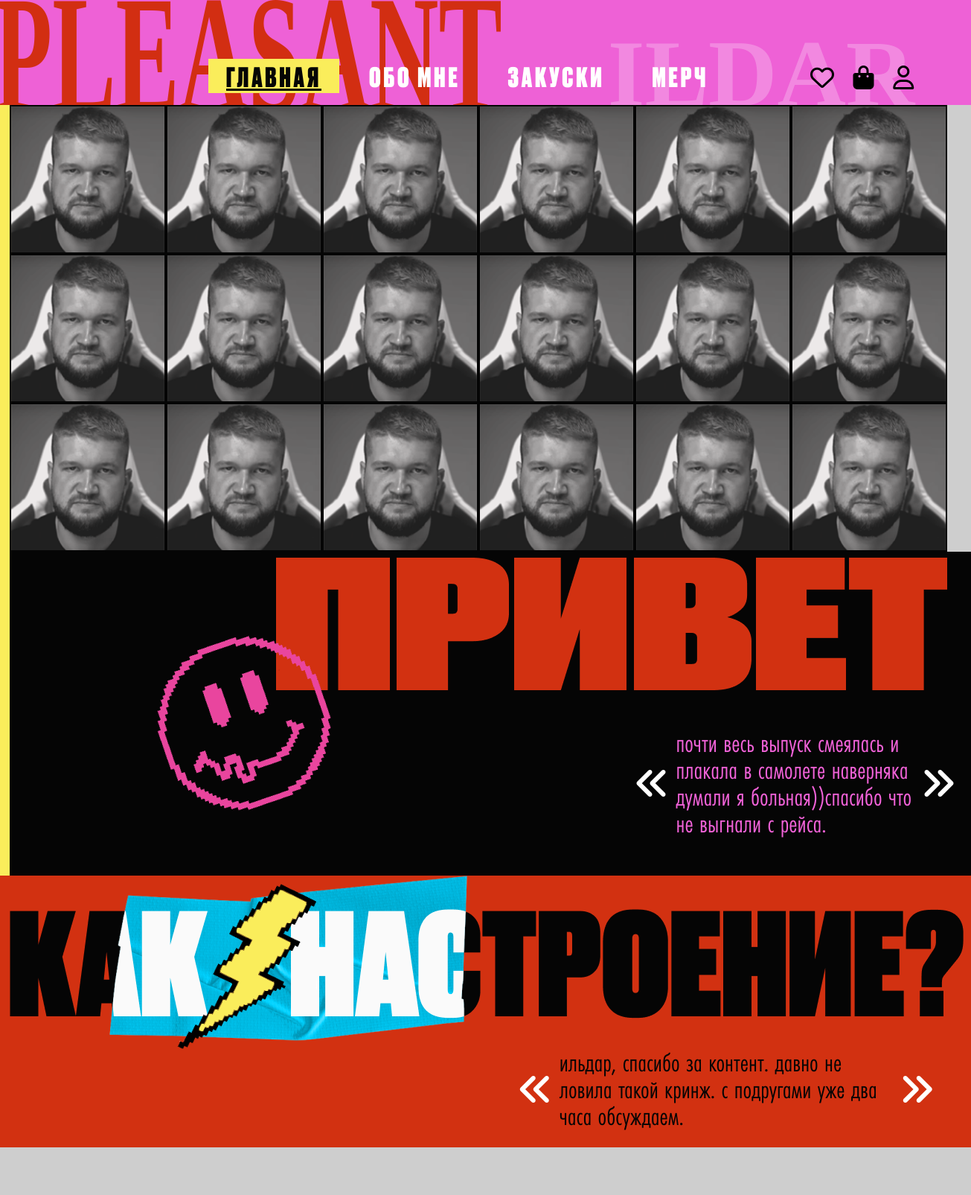
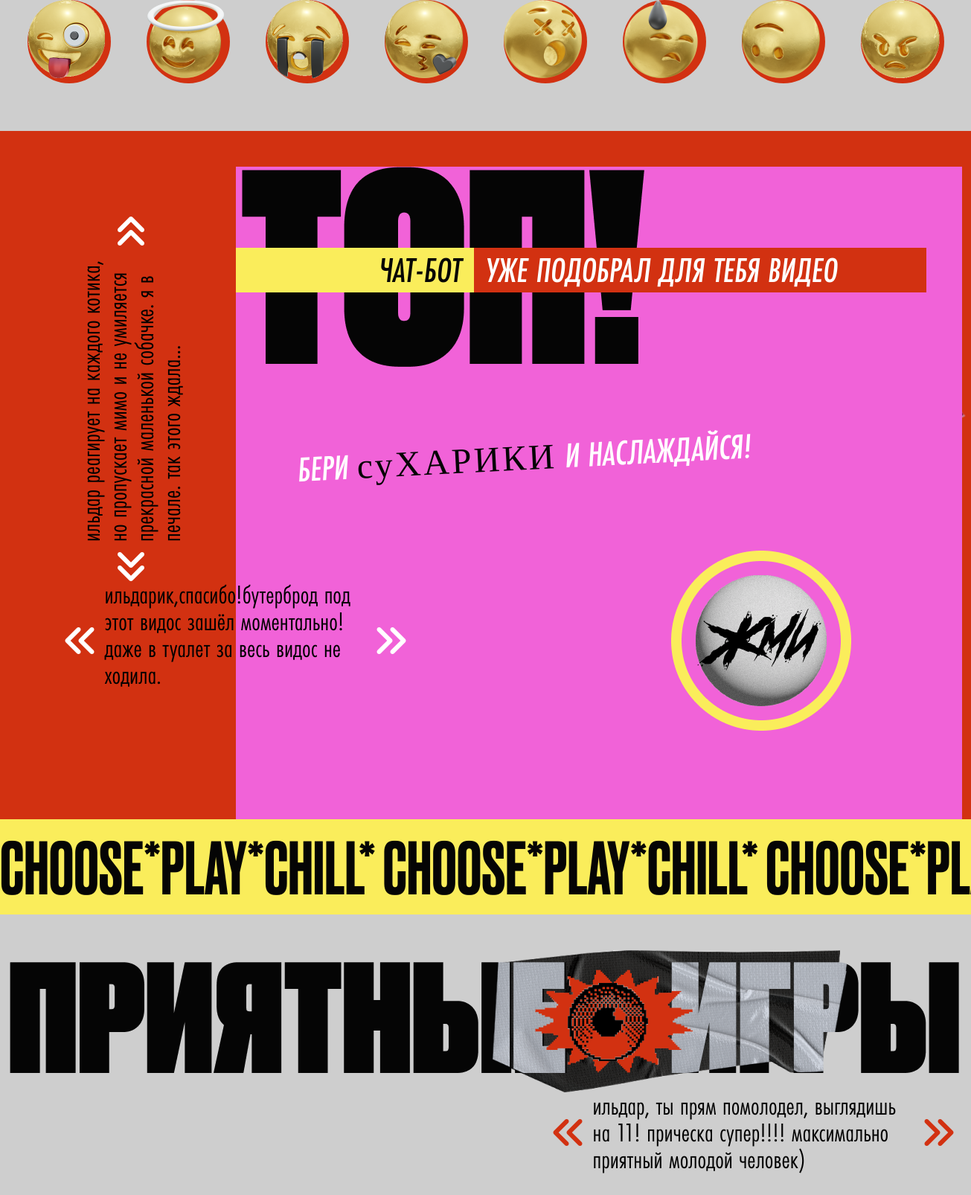
The page / (upper part) on the database its author committed (2 pictures, top to bottom).
### core/models.py (models this page shows, shortened)
class Emotion(models.Model):
    codename = models.CharField(max_length=30, unique=True)  # Name in english to use in code - funny
    name = models.CharField(max_length=50, default="null")  # Name to use for UI - смешное
    emoji = models.CharField(max_length=50, blank=True)  # Emoji in text format - 🤣

### core/views.py (the view)
# urls.py: path('', views.index, name='index'),
def index(request):
    emotions = Emotion.objects.all()
    snacks = Snacks.objects.order_by('?')[:2]
    return render(request, 'index.html', {'emotions': emotions, 'snacks': snacks})

### templates/index.html (shortened to what this page needs)
{% extends 'default.html' %}
{% load static %}
{% block content %}
  <main class="site-main">
    <section class="faces-area">
      <div class="pleasant-container-flex">
        <div class="pleasant-col-side bg-yellow"></div>
        <div class="pleasant-col">
          <div class="faces-list">
            <div class="face-item" id="face01"></div>
            <div class="face-item" id="face02"></div>
            <div class="face-item" id="face03"></div>
            <div class="face-item" id="face04"></div>
            <div class="face-item" id="face05"></div>
            <div class="face-item" id="face06"></div>
            <div class="face-item" id="face07"></div>
            <div class="face-item" id="face08"></div>
            <div class="face-item" id="face09"></div>
            <div class="face-item" id="face10"></div>
            <div class="face-item" id="face11"></div>
            <div class="face-item" id="face12"></div>
            <div class="face-item" id="face13"></div>
            <div class="face-item" id="face14"></div>
            <div class="face-item" id="face15"></div>
            <div class="face-item" id="face16"></div>
            <div class="face-item" id="face17"></div>
            <div class="face-item" id="face18"></div>
          </div>
        </div>
        <div class="pleasant-col-side bg-gray"></div>
      </div>
    </section>
    <section class="hello-area">
      <div class="pleasant-container-flex">
        <div class="pleasant-col-side bg-yellow"></div>
        <div class="pleasant-col">
          <div class="hello-con">
            <div class="hello-wrapper">
              <img src="{% static '/img/hello-banner.png' %}" alt="" />
              <div class="pink-smile"></div>
            </div>
            <div class="d-flex justify-content-end">
              <div class="quote-container">
                <div class="quote-angles">
                  <i class="fa-solid fa-angles-left"></i>
                </div>
                <div class="quote-text">почти весь выпуск смеялась и плакала в самолете наверняка думали я больная))спасибо что не выгнали с рейса.</div>
                <div class="quote-angles">
                  <i class="fa-solid fa-angles-right"></i>
                </div>
              </div>
            </div>
          </div>
        </div>
        <div class="pleasant-col-side bg-black"></div>
      </div>
    </section>
    <section class="mood-banner-area">
      <div class="pleasant-container">
        <img src="{% static '/img/mood-banner.png' %}" alt="" />
        <div class="d-flex justify-content-end">
          <div class="quote-container">
            <div class="quote-angles">
              <i class="fa-solid fa-angles-left"></i>
            </div>
            <div class="quote-text">ильдар, спасибо за контент. давно не ловила такой кринж. с подругами уже два часа обсуждаем.</div>
            <div class="quote-angles">
              <i class="fa-solid fa-angles-right"></i>
            </div>
          </div>
        </div>
      </div>
    </section>
    <section class="chat-bot-area bg-gray">
      <div class="pleasant-container">
        <div class="emotion-pick-container">
          {% for emotion in emotions %}
            <div class="emotion-pick-item">
              <div class="emotion-pick-button"
                    tooltip="{{ emotion.name }}"
                    data-emotion-id="{{ emotion.id }}"
                    >
                <img src="{% static '/img/emojis-gold/' %}{{ emotion.codename }}.png" alt="" />
              </div>
            </div>
          {% endfor %}
        </div>
      </div>
      <div class="container-fluid chat-bot-intro">
        <div class="pleasant-container">
          <div class="d-flex justify-content-end">
            <div class="top-banner-container">
              <div class="top-banner-text-con">
                <div class="top-banner-text-yellow">Чат-бот</div>
                <div class="top-banner-text-red">Уже подобрал для тебя видео</div>
              </div>
              <div class="tob-banner-sub-text">
                БЕРИ <span>суХАРИКИ</span> И НАСЛАЖДАЙСЯ!
              </div>
              <div class="quote-container" id="bottom-quote">
                <div class="quote-angles">
                  <i class="fa-solid fa-angles-left"></i>
                </div>
                <div class="quote-text">ильдарик,спасибо!бутерброд под этот видос зашёл моментально! даже в туалет за весь видос не ходила.</div>
                <div class="quote-angles">
                  <i class="fa-solid fa-angles-right"></i>
                </div>
              </div>
              <button class="chat-bot-start-button"><img src="{% static '/img/buttons/chat-bot-start-button.png' %}" alt="" /></button>
            </div>
          </div>
        </div>
        <div class="quote-container" id="side-quote">
          <div class="quote-angles">
            <i class="fa-solid fa-angles-left"></i>
          </div>
          <div class="quote-text">ильдар реагирует на каждого котика, но пропускает мимо и не умиляется прекрасной маленькой собачке. я в печале. так этого ждала...</div>
          <div class="quote-angles">
            <i class="fa-solid fa-angles-right"></i>
          </div>
        </div>
      </div>
    </section>
    <section class="games-list-area bg-gray">
      <div class="yellow-line-marquee">CHOOSE*PLAY*CHILL* CHOOSE*PLAY*CHILL* CHOOSE*PLAY*CHILL* CHOOSE*PLAY*CHILL*</div>
      <div class="pleasant-container">
        <div class="games-list-banner">
          <img src="{% static '/img/games-list-banner.png' %}" alt="" />
        </div>
        <div class="d-flex justify-content-end">
          <div class="quote-container" id="banner-quote">
            <div class="quote-angles">
              <i class="fa-solid fa-angles-left"></i>
            </div>
            <div class="quote-text">ильдар, ты прям помолодел, выглядишь на 11! прическа супер!!!! максимально приятный молодой человек)</div>
            <div class="quote-angles">
              <i class="fa-solid fa-angles-right"></i>
            </div>
          </div>
        </div>
        <div class="games-list">
        </div>
      </div>
    </section>
  </main>
{% endblock %}

### static/css/partials/variables.css (style rules this page uses)
html, body { margin: 0%; box-sizing: border-box; width: 100%; height: 100%; background: none; }
:root { --black-color: #050505; --gray-color: #CECECE; --white-color: #fff; --red-color: #D23111; --pink-color: #F162D8; --yellow-color: #FAED5B; --red-color-hover: rgb(226, 120, 48); --red-color-hover2: #661403; --box-shadow: 0px 10px 30px rgba(57, 56, 61, 0.205); --danger: "Another Danger Slanted"; --monument: "Monument Extended"; --druk: "Druk Cyr"; --futura-bold: "Futura-Bold"; --futura-pt-cond: "Futura PT Cond"; --futura-demi-c: "FuturaDemiC"; --futura-pt-cond-medium-italic: "Futura PT Cond Medium Italic"; --primary-color: #0059BD; --primary-color2: ; --title-color: #141313; --text-color: #777777; --border-color: #201f1f; --bg-strong-color: #4d4d4d; --bg-stronger-color: #1a1a1a; --bg-active-color: #1f0101; --bg-light-color: #bbb; --neutral-face: "Neutral Face"; }

### static/css/partials/global.css (style rules this page uses)
* { box-sizing: border-box; }
html { font-family: var(--druk); }
html, body { min-height:100%; height: 100%; }
.container-fluid { padding: 0; }
button { background: transparent; border: none; cursor: pointer; }
.pleasant-container { display: block; margin: 0 auto; width: 1280px; }
.pleasant-container-flex { display: flex; flex-direction: row; flex-wrap: nowrap; align-items: stretch; }
.pleasant-col { flex: 0 0 1280px; }
.pleasant-col-side { flex: 1; }
.quote-container { display: flex; flex-flow: row nowrap; }
.quote-angles { display: flex; align-items: center; padding: 0 .5rem; color: white; font-size: 3rem; }
.quote-text { color: black; text-align: left; font-family: Futura PT Cond; font-size: 2.25rem; font-style: normal; font-weight: 400; line-height: 2.25rem; }
.bg-black { background-color: var(--black-color); }
.bg-gray { background-color: var(--gray-color); }
.bg-yellow { background-color: var(--yellow-color); }

### rows shown on the page
Emotion: codename (picture)
Emotion: codename (picture)
Emotion: shows a picture
Emotion: codename (picture)
Emotion: codename (picture)
Emotion: codename (picture)
Emotion: codename (picture)
Emotion: codename (picture)
